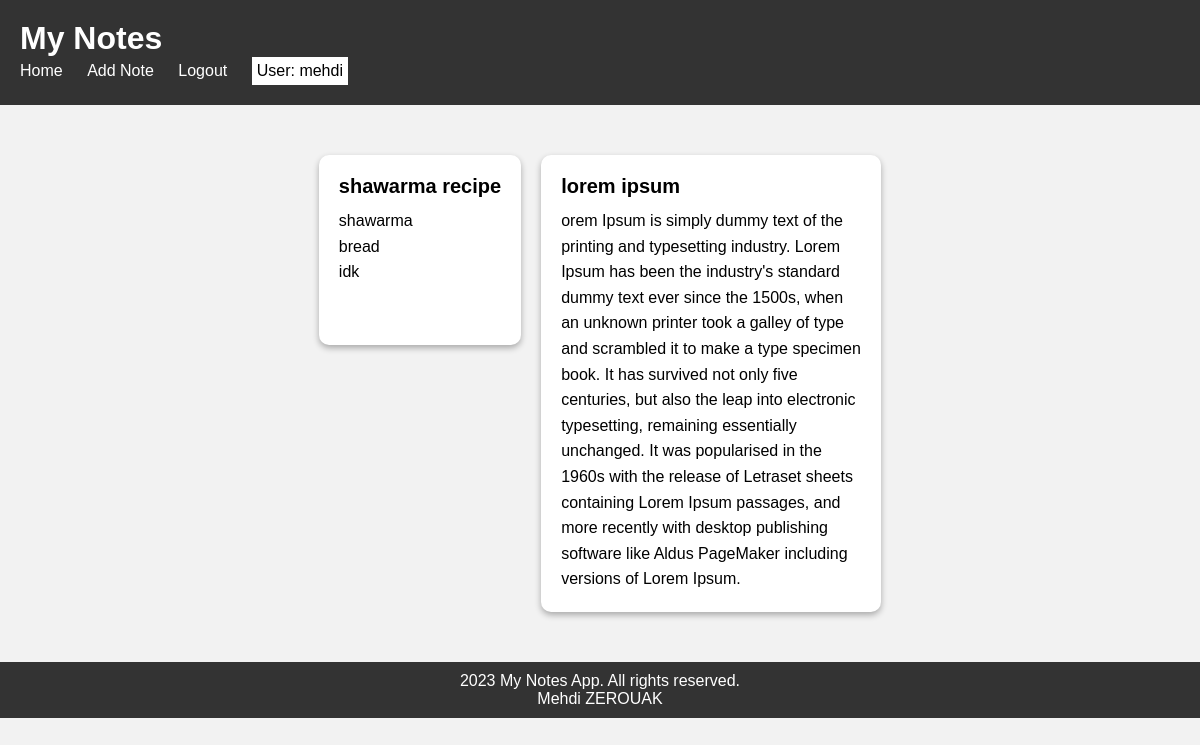
Before: / (signed in) with the older database file.
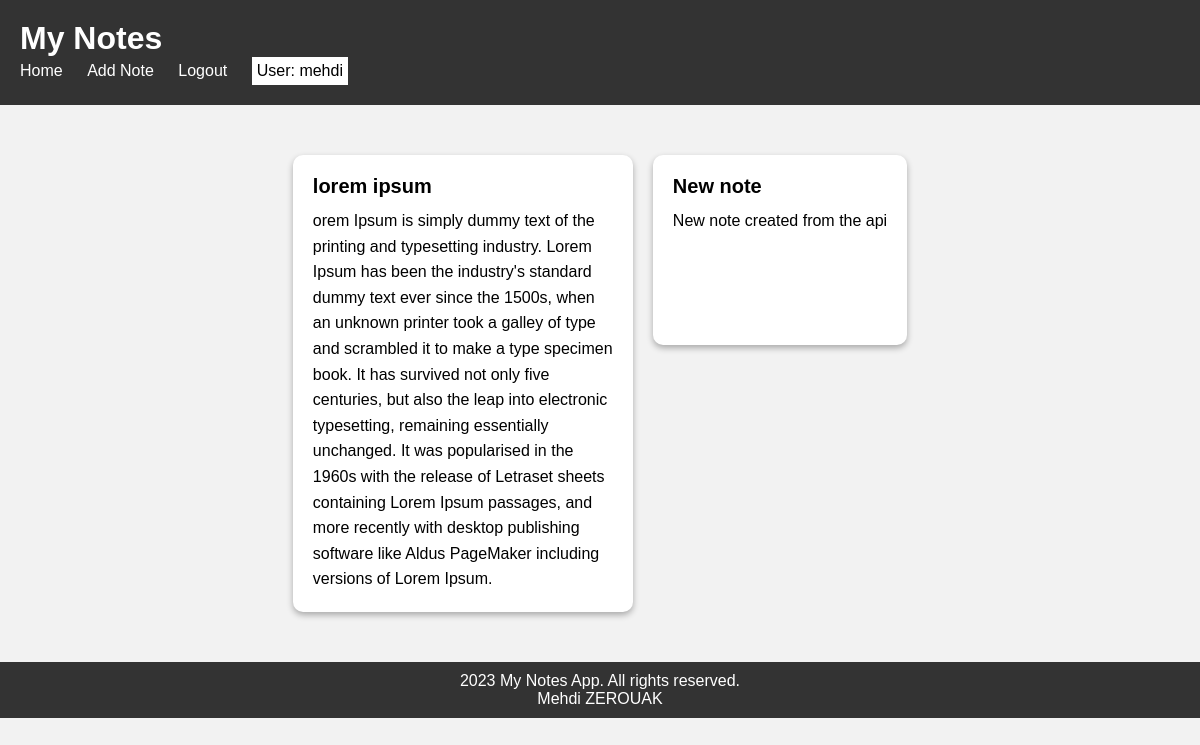
After: the same page with the newer database file.
### MyNotesApp/models.py (models this page shows, shortened)
class Note(models.Model):
    Title = models.CharField(max_length=40)
    content = models.CharField(max_length=2000)
    author = models.ForeignKey(User , on_delete=models.CASCADE)

### MyNotesApp/views.py (the view)
# urls.py: path('' , views.home , name='home'),
@login_required
def home(request):
    context = {'Notes':Note.objects.filter(author=request.user)}
    return render(request , 'home.html' , context)

### MyNotesApp/templates/home.html (shortened to what this page needs)
{% extends 'base.html' %}
{% block content %}
    {% if Notes %}
    <div class="notes-container">
        {% for note in Notes %}
        <a href="{% url 'note' note.id %}">
        <div class="note-paper">
            <h3 class="note-title">{{ note.Title }}</h3>
            <p class="note-content">{{ note.content|linebreaksbr }}</p>
        </div>
        </a>
        {% endfor %}
    </div>
    {% else %}
    <h3>You Don't Have Any Notes <a href="{% url 'add_note' %}">Add Note</a></h3>
    {% endif %}
{% endblock %}

### MyNotesApp/templates/base.html (shortened to what this page needs)
{% load static %}
<!DOCTYPE html>
<html>
<head>
    <link rel="stylesheet" href="{% static 'styles/styles.css' %}">
</head>
<body>
    <header>
        <h1>My Notes</h1>
        <nav>
            <ul>
                {% if user.is_authenticated %}
                <li><a href="/">Home</a></li>
                <li><a href="{% url 'add_note' %}">Add Note</a></li>
                <li><a href="{% url 'logout' %}">Logout</a></li>
                <li style="color: rgb(0, 0, 0); background-color: white; padding: 5px;">User: {{user.username}} </li>
                {% endif %}
            </ul>
        </nav>
    </header>
    <main>
        {% block content %} {% endblock %}
    </main>
    <footer>
        <p> 2023 My Notes App. All rights reserved.</p>
        <p> Mehdi ZEROUAK </p>
    </footer>
</body>
</html>

### static/styles/styles.css (style rules this page uses)
body, h1, h2, h3, p, ul, li { margin: 0; padding: 0; }
body { font-family: Arial, sans-serif; background-color: #f2f2f2; }
header { background-color: #333; color: #fff; padding: 20px; }
header h1 { margin: 0; }
nav ul { list-style: none; }
nav li { display: inline-block; margin-right: 20px; }
nav a { color: #fff; text-decoration: none; }
main { padding: 20px; }
footer { background-color: #333; color: #fff; padding: 10px; text-align: center; }
.notes-container { display: flex; flex-wrap: wrap; justify-content: center; align-items: flex-start; padding: 20px; }
.note-paper { background-color: #fff; box-shadow: 0 3px 6px rgba(0, 0, 0, 0.3); border-radius: 10px; margin: 10px; padding: 20px; max-width: 300px; min-height: 150px; display: flex; flex-direction: column; transition: transform 0.2s ease-in-out; }
.note-title { font-size: 20px; font-weight: bold; margin-bottom: 10px; }
.note-content { flex-grow: 1; }
.notes-container a { text-decoration: none; color: inherit; }
.note-content { font-size: 16px; line-height: 1.6; }

Changed rows visible on the page:
removed Note: Title "shawarma recipe", content "shawarma bread idk"
added Note: Title "New note", content "New note created from the api"
